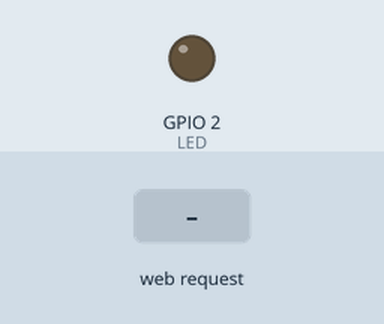
This program was run on a simulated ESP32. Shown: output pins drawn as LEDs (lit = HIGH). The inputs (shaded band) are chosen by the test bench. WiFi joins after 1.5 s; servers stay silent unless stated; not simulated (calls return 0 or success): secrets.h; what the program prints to the serial monitor is not drawn.

Above: at 3.2 s.
3.3 s: HTTP request GET /me received
At 3.9 s:
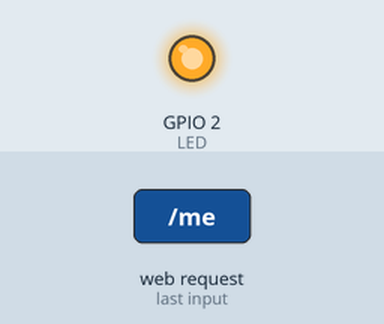
Timing chart, 0 to 6.3 s (numbered marks = the images above; inputs shaded):
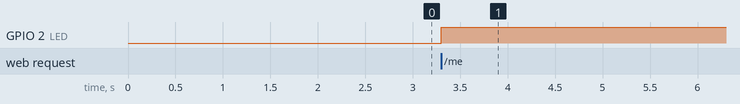

The program:

main.cpp
```cpp
#include <Wifi.h>
#include <webServer.h> //webserver
#include "secrets.h"
WebServer viona(80);   // object

const char *SSID = SECRET_SSID;     // name
const char *Pass = SECRET_PASS; // password
const int LED=2;
String page()
{
  return "<!DOCTYPE html>"
         "<html lang='en'>"
         "<head>"
         "<meta charset UTF-8>"
         "<title>Viona's Quote</title>"
         "<style>"
         "body{"
         "background-color= #320303;"
         "color= #fff;"
         "padding= 40px;"
         "text-align= center;"
         "</style>"
         "}"
         "</head>"
         "<body>"
         "<a href='/me'>ON</a>"
         "<div>"
         "<p>Darkness cannot drive out darkness; only light can do that. Hate cannot drive out hate; only love can do that."
         "I refuse to accept the view that mankind is so tragically bound to the starless midnight of racism and war that the bright day "
         "and brotherhood can never become a reality... I believe that unarmed truth and unconditional love will have the final word.</p>"
         "</div>"
         "</body>"
         "<p>&copy;PrincessViona 2026</p>"
         "</html>";
}

void handleRoot()
{
  viona.send(200, "text/html", page());
}

void handleMe(){
  digitalWrite (LED, HIGH);
  viona.sendHeader("location", "/");
  viona.send(303);
}

void setup()
{
  WiFi.mode(WIFI_STA); // setting mode
  WiFi.begin(SSID, Pass);
  Serial.begin(115200);
  pinMode(2,OUTPUT);
  while (
      WiFi.status() != WL_CONNECTED)
  {
    Serial.print("connecting");
    delay(1000);
  }
  Serial.print("connected");
  Serial.print(WiFi.localIP());

  viona.on("/", handleRoot);
  viona.begin();

  viona.on("/me", handleMe);
  viona.begin();


}

void loop()
{
  viona.handleClient();
}
```

Measured:
- after the input at 3.3 s, GPIO 2 (LED): LOW → HIGH at once
